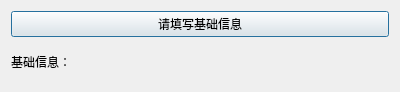
<?xml version="1.0" encoding="UTF-8"?>
<ui version="4.0">
 <class>Widget</class>
 <widget class="QDialog" name="Widget">
  <property name="geometry">
   <rect>
    <x>0</x>
    <y>0</y>
    <width>400</width>
    <height>92</height>
   </rect>
  </property>
  <property name="windowTitle">
   <string>Dialog</string>
  </property>
  <layout class="QVBoxLayout" name="verticalLayout">
   <item>
    <widget class="QPushButton" name="input_button">
     <property name="text">
      <string>请填写基础信息</string>
     </property>
    </widget>
   </item>
   <item>
    <widget class="QLabel" name="info_label">
     <property name="text">
      <string>基础信息：</string>
     </property>
    </widget>
   </item>
  </layout>
 </widget>
 <resources/>
 <connections/>
</ui>
